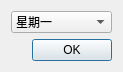
<?xml version="1.0" encoding="UTF-8"?>
<ui version="4.0">
 <class>CopyPlanToDialog</class>
 <widget class="QDialog" name="CopyPlanToDialog">
  <property name="geometry">
   <rect>
    <x>0</x>
    <y>0</y>
    <width>123</width>
    <height>68</height>
   </rect>
  </property>
  <property name="windowTitle">
   <string>Dialog</string>
  </property>
  <layout class="QVBoxLayout" name="verticalLayout">
   <item>
    <widget class="QComboBox" name="comboBox">
     <item>
      <property name="text">
       <string>星期一</string>
      </property>
     </item>
     <item>
      <property name="text">
       <string>星期二</string>
      </property>
     </item>
     <item>
      <property name="text">
       <string>星期三</string>
      </property>
     </item>
     <item>
      <property name="text">
       <string>星期四</string>
      </property>
     </item>
     <item>
      <property name="text">
       <string>星期五</string>
      </property>
     </item>
     <item>
      <property name="text">
       <string>星期六</string>
      </property>
     </item>
     <item>
      <property name="text">
       <string>星期天</string>
      </property>
     </item>
    </widget>
   </item>
   <item>
    <widget class="QDialogButtonBox" name="buttonBox">
     <property name="orientation">
      <enum>Qt::Horizontal</enum>
     </property>
     <property name="standardButtons">
      <set>QDialogButtonBox::Ok</set>
     </property>
    </widget>
   </item>
  </layout>
 </widget>
 <resources/>
 <connections>
  <connection>
   <sender>buttonBox</sender>
   <signal>accepted()</signal>
   <receiver>CopyPlanToDialog</receiver>
   <slot>accept()</slot>
   <hints>
    <hint type="sourcelabel">
     <x>248</x>
     <y>254</y>
    </hint>
    <hint type="destinationlabel">
     <x>157</x>
     <y>274</y>
    </hint>
   </hints>
  </connection>
  <connection>
   <sender>buttonBox</sender>
   <signal>rejected()</signal>
   <receiver>CopyPlanToDialog</receiver>
   <slot>reject()</slot>
   <hints>
    <hint type="sourcelabel">
     <x>316</x>
     <y>260</y>
    </hint>
    <hint type="destinationlabel">
     <x>286</x>
     <y>274</y>
    </hint>
   </hints>
  </connection>
 </connections>
</ui>
